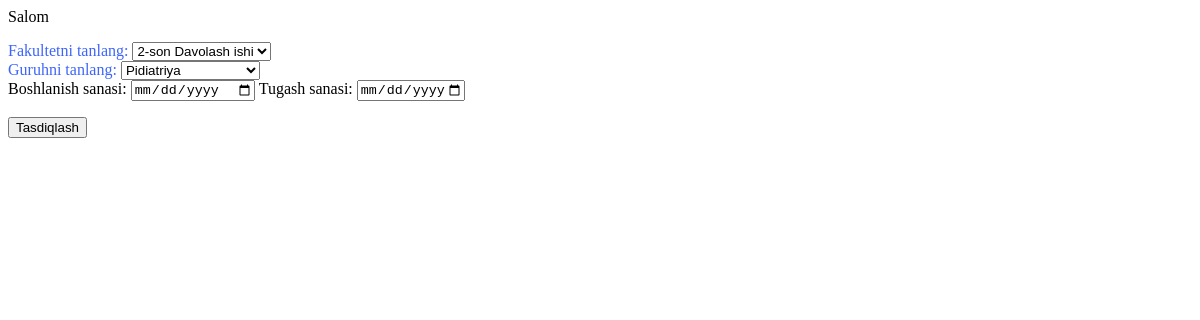
The page /ped/ on the database as committed earlier.
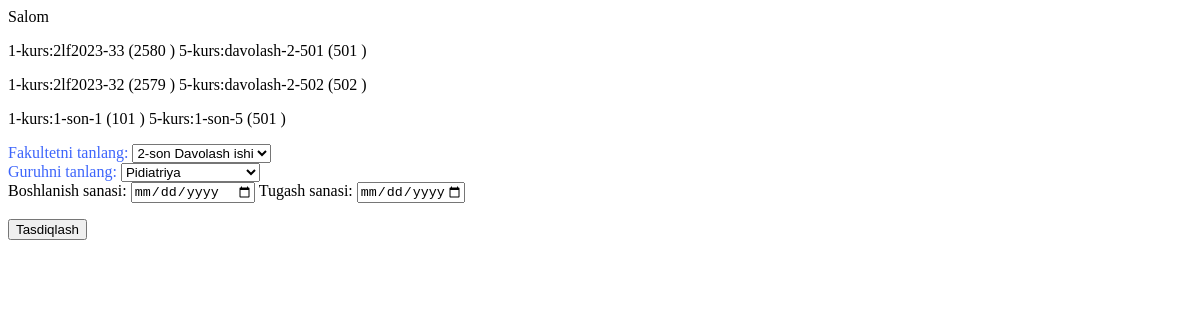
The same page on the database as committed later.
### jadval/models.py (models this page shows, shortened)
class PediatryaModel(models.Model):
    faculty = models.CharField(max_length=200)
    kurs_1 = models.CharField(max_length=100)
    kurs_id_1 = models.IntegerField()
    kurs_2 = models.CharField(max_length=100)
    kurs_id_2 = models.IntegerField()
    kurs_3 = models.CharField(max_length=100)
    kurs_id_3 = models.IntegerField()
    kurs_4 = models.CharField(max_length=100)
    kurs_id_4 = models.IntegerField()
    kurs_5 = models.CharField(max_length=100)
    kurs_id_5 = models.IntegerField()
    kurs_6 = models.CharField(max_length=100)
    kurs_id_6 = models.IntegerField()

### jadval/views.py (the view)
# urls.py: path('ped/', pediatrya_faculty, name='pediatrya'),
def pediatrya_faculty(request):
    pediatrya_fac=PediatryaModel.objects.all()
    template = loader.get_template('pediatrya.html')
    with open('fayl/fakultetlar.json') as f:
        data = json.load(f)
    kurs = data['data']['items']
    context = {
        "pediatrya_fac": pediatrya_fac,
        'kurs': kurs
    }
    return HttpResponse(template.render(context, request))

### template/pediatrya.html (shortened to what this page needs)
<div>
<p>Salom</p>
{% for x in pediatrya_fac %}
<p>1-kurs:{{ x.kurs_1 }} ({{ x.kurs_id_1 }} ) 5-kurs:{{ x.kurs_5 }} ({{ x.kurs_id_5 }} )</p>
{% endfor %}
    </div>
<div>
<form action="{% url 'summu_dars_jadval' %}" method="POST">
    <label for="fakul_id" style="color: #3d65fb; text-align: center;" rel="text-align: center;" >Fakultetni tanlang:</label>
<select  class="form-select" name="fakul_id" aria-label="Default select example" onchange="showGroups(this)" >
    <option value="115">2-son Davolash ishi</option>
</select>
<br>
<label for="name_id" style="color: #3d65fb; text-align: center;"  rel="text-align: center;">Guruhni tanlang:</label>
<select  class="form-select" name="fakul_id" aria-label="Default select example" onchange="showGroups(this)" >
    <option selected disabled="disabled">Pidiatriya</option>
</select>
    <br>
    <label for="start_date">Boshlanish sanasi:</label>
    <input type="date" id="start_date" name="start_date" placeholder="25-05-2024" value="" >
    <label for="end_date">Tugash sanasi:</label>
    <input type="date" id="end_date"  name="end_date" value="#e66465" min="2023-09-01" max="2025-08-31">
    <p><button type="submit" class="btn btn-primary">Tasdiqlash</button></p>
</form>
</div>

Rows that differ between the two databases and show on the page:
added PediatryaModel: kurs_1 "2lf2023-33", kurs_id_1 "2580", kurs_5 "davolash-2-501", kurs_id_5 "501"
added PediatryaModel: kurs_1 "2lf2023-32", kurs_id_1 "2579", kurs_5 "davolash-2-502", kurs_id_5 "502"
added PediatryaModel: kurs_1 "1-son-1", kurs_id_1 "101", kurs_5 "1-son-5", kurs_id_5 "501"
